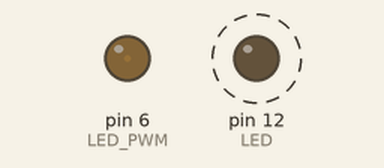
The sketch below on a simulated Arduino Uno, built with avr-gcc and run on an emulated ATmega328P. Shown: output pins drawn as LEDs (lit = HIGH). Dashed ring = blinking.

Above: at 0.05 s.
At 0.55 s:
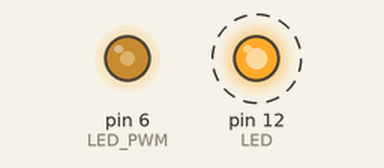
At 0.95 s:
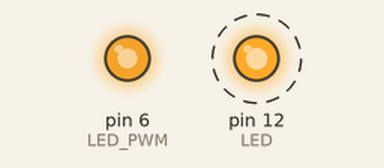
At 1.85 s:
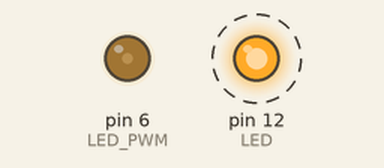
Timing chart, 0 to 4.7 s (numbered marks = the images above):
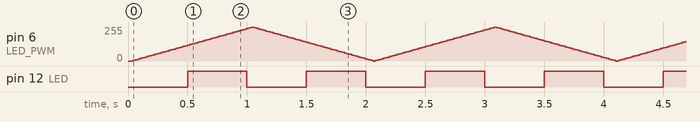

The sketch:

test_leds.ino
```cpp
#include "leds_copy.h"

// #define ON_OFF
// #define BLINK
// #define BLINK_PWM
// #define FADE
#define BLINK_FADE

#define LED 12
#define LED_PWM 6

#define DELAY_MS 1000

void setup() {
  pinMode(LED, OUTPUT);
  pinMode(LED_PWM, OUTPUT);
}

void loop() {
#ifdef ON_OFF
  led_on(LED);
  led_on(LED_PWM);
  delay(DELAY_MS);
  led_off(LED);
  led_off(LED_PWM);
  delay(DELAY_MS);
#endif
#ifdef BLINK
  led_blink(LED, 500);
#endif
#ifdef BLINK_PWM
  led_blink(LED_PWM, 500);
#endif
#ifdef FADE
  led_fade(LED_PWM, 20);
#endif
#ifdef BLINK_FADE
  led_blink(LED, 500);
  led_fade(LED_PWM, 20);
#endif
}
```

leds_copy.cpp
```cpp
#include <stdint.h>
#include <assert.h>
#include "Arduino.h"
#include "leds_copy.h"

#define ARDUINO_UNO

// Led-related variables.
uint8_t led_state;
uint8_t brightness = 0;
int8_t fade_amount = 5;

// Delay without busy waiting variables.
unsigned long prev_ms_1 = 0;
unsigned long prev_ms_2 = 0;

// Utility functions declarations.
#ifdef ARDUINO_UNO
bool is_pwm(const uint8_t pin);
#endif

/********************************************************************/
/*                                                                  */
/*                    Functions from header file                    */
/*                                                                  */
/********************************************************************/

void led_on(const uint8_t pin) {
  assert(led_state == LOW);
  digitalWrite(pin, HIGH);
  led_state = HIGH;
}

void led_off(const uint8_t pin) {
  assert(led_state == HIGH);
  digitalWrite(pin, LOW);
  led_state = LOW;
}

void led_blink(const uint8_t pin, const unsigned long delay_ms) {
  // Without delay (busy-waiting).
  const unsigned long current_ms = millis();
  if (current_ms - prev_ms_1 >= delay_ms) {
    prev_ms_1 = current_ms;
    // Actual code.
    if (led_state == LOW) {
      led_on(pin);
    } else {
      led_off(pin);
    }
  }
}

void led_fade(const uint8_t pin, const unsigned long delay_ms) {
#ifdef ARDUINO_UNO
  assert(is_pwm(pin));
#endif
  // Without delay (busy-waiting).
  const unsigned long current_ms = millis();
  if (current_ms - prev_ms_2 >= delay_ms) {
    prev_ms_2 = current_ms;
    // Actual code.
    analogWrite(pin, brightness);
    brightness += fade_amount;
    if (brightness <= 0 || brightness >= 255) {
      fade_amount = -fade_amount;
    }
  }
}

// Utility functions.
#ifdef ARDUINO_UNO
bool is_pwm(const uint8_t pin) {
  const uint8_t pwm_pins_arduino_uno[6] = {3, 5, 6, 9, 10, 11};
  for (uint8_t i = 0; i < sizeof(pwm_pins_arduino_uno); i++) {
    if (pin == pwm_pins_arduino_uno[i]) {
      return true;
    }
  }
  return false;
}
#endif
```

leds_copy.h
```cpp
#ifndef LEDS_H_
#define LEDS_H_

#include <inttypes.h>

// Turns the led connected to 'pin' on.
void led_on(const uint8_t pin);

// Turns the led connected to 'pin' off.
void led_off(const uint8_t pin);

// Makes the led connected to 'pin' blink on a given delay.
void led_blink(const uint8_t pin, const unsigned long delay_ms);

// Makes the led connected to 'pin' fade on a given delay.
void led_fade(const uint8_t pin, const unsigned long delay_ms);

#endif
```

Measured:
- by itself, pin 12 (LED): alternates HIGH for 0.50 s and LOW for 0.50 s
